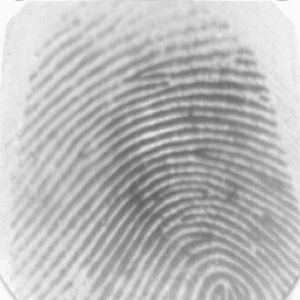
#> input picture Database/Train/DB1_B_2000/101_3.tif, 300 x 300 px, found by its file name
$ python 'test code.py'
#> lines starting #> are read from the running program, lines starting #| are printed output that depends on the picture; after the words box and inside, x2 and y2 are one past the last pixel; in counts of white or black regions, pixels touching at a corner belong together
import cv2
from fingerprint_enhancer import *

image1 = cv2.imread("./BTL_HTTM/Database/Train/DB4_B_2004/101_3.tif",cv2.IMREAD_GRAYSCALE) # vân tay trong database
#> image1 is the input picture: shape (300, 300); min 94, max 250, mean 186.8
image = cv2.imread("./BTL_HTTM/z3723177660338_853a74371d544eac0a3f1611ea13eea31.jpg",cv2.IMREAD_GRAYSCALE) # vân tay chụp ảnh
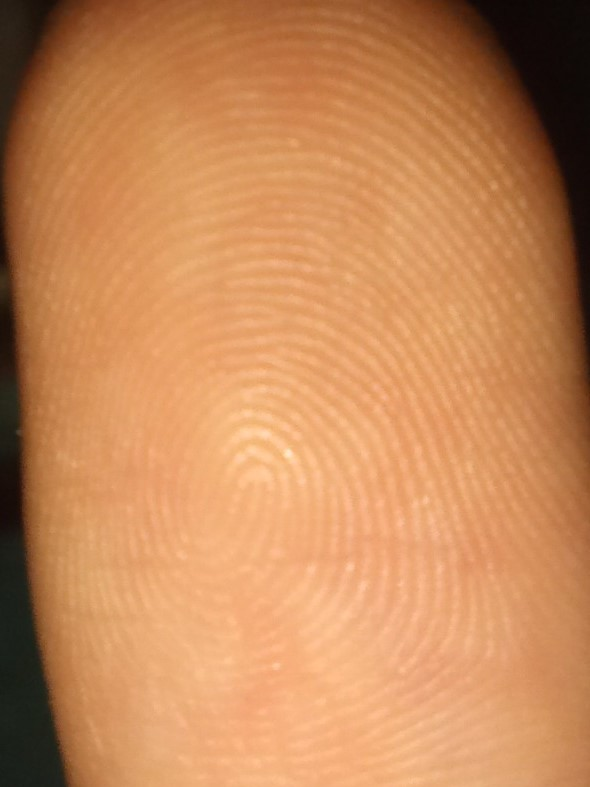
#> input picture z3723177660338_853a74371d544eac0a3f1611ea13eea31.jpg, 590 x 787 px, found by its file name
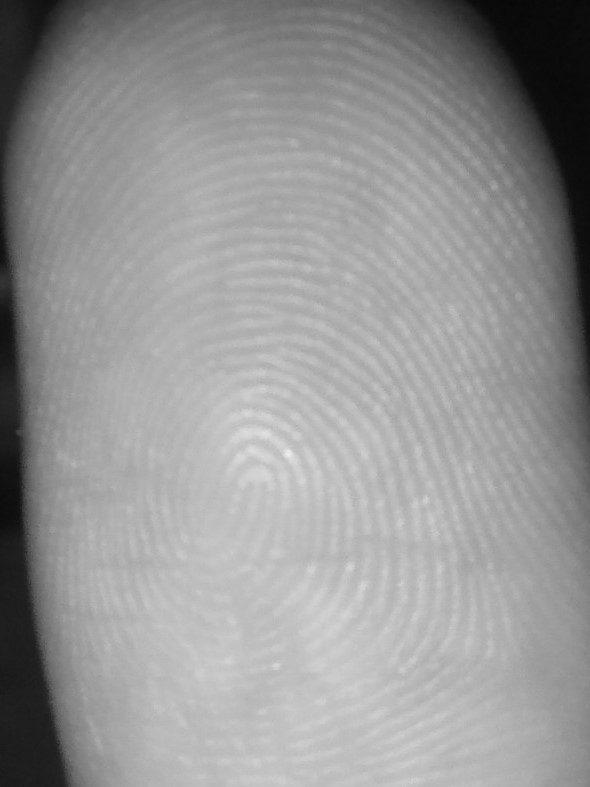
#> image: shape (787, 590); min 7, max 236, mean 149.8

size=400

# Xử lí vân tay chụp

image = cv2.resize(image, (size, size))
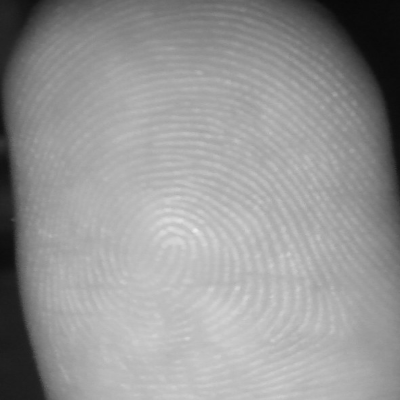
#> image: shape (400, 400); min 7, max 234, mean 149.7
cv2.namedWindow("image")
cv2.resizeWindow('image', size, size)

clahe = cv2.createCLAHE(clipLimit=1.0, tileGridSize=(64,64))

image = clahe.apply(image)
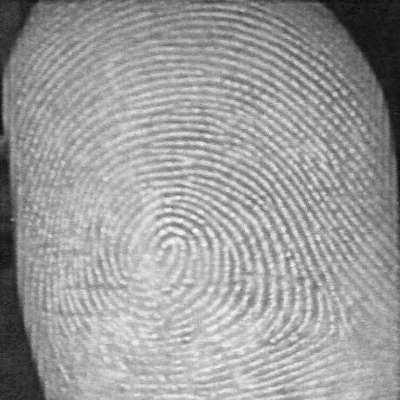
#> image: shape (400, 400); min 11, max 252, mean 156

(thresh, blackAndWhiteImage) = cv2.threshold(image, 127, 255, cv2.THRESH_BINARY)
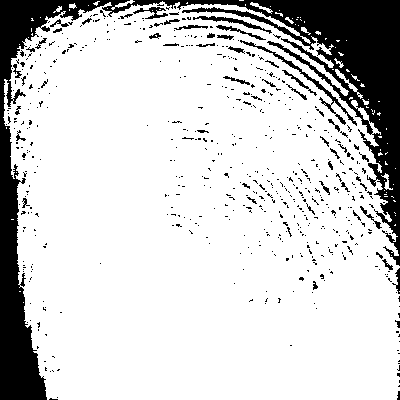
#> blackAndWhiteImage: shape (400, 400); 82.1% white; 589 black regions (537 under 20 px), largest, box (x1, y1, x2, y2) and area: (0, 0, 400, 400) 23735, (240, 40, 357, 126) 554, (193, 16, 272, 34) 268

for i in range(blackAndWhiteImage.shape[0]):
    for j in range(blackAndWhiteImage.shape[1]):
        if blackAndWhiteImage[i, j] ==0:
            image[i, j] = 255
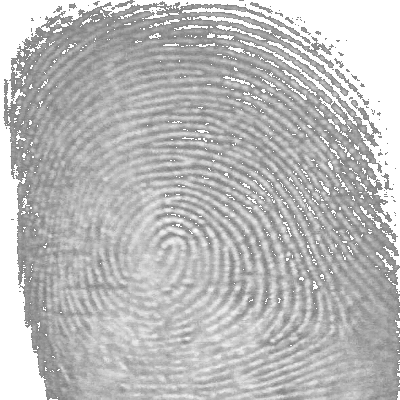
#> image: shape (400, 400); 17.85% of pixels changed, all inside (x1, y1, x2, y2) = (0, 0, 400, 400)

#> (the run stopped early here; a loop or call above may not have finished)
